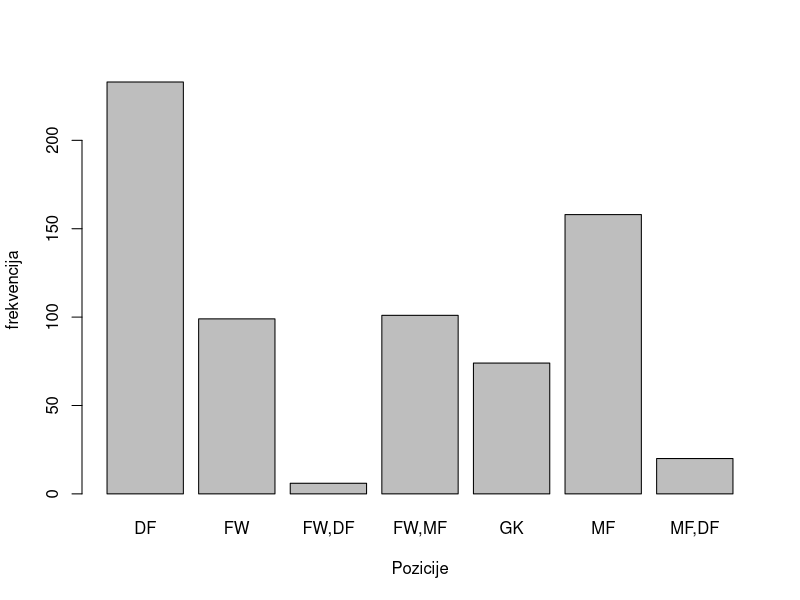
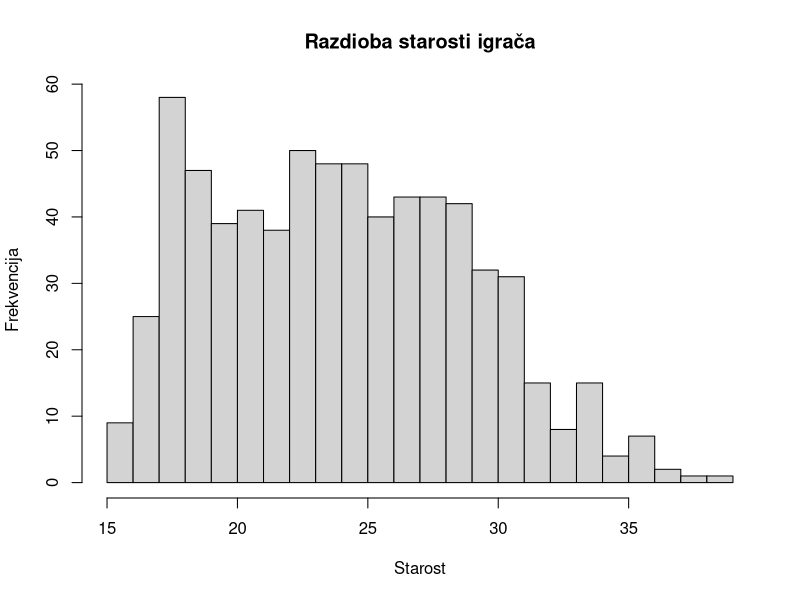

R code for these plots, in order:
## ---- chunk 1
knitr::opts_chunk$set(echo = TRUE)
library(base)
library(dbplyr)
library(data.table)
library(datasets)
library(magrittr)
library(tidyr)
library(dplyr)
library(readr)
library(stringr)
library(lubridate)
## ---- chunk 2
nogometasi <- read.csv('dataset.csv', encoding = "UTF-8")
nogometasi$Nation <- str_sub(nogometasi$Nation, -3)
head(nogometasi)
str(nogometasi)
## ---- chunk 3
#utf-8 encoding
#imena <- c("Halil Dervişoğlu", "Michał Karbownik", "Matěj Vydra", "Mateo Kovačić",  "Luka Milivojević", "Asmir Begović", "Çağlar Söyüncü", "Eldin Jakupović", "İlkay Gündoğan", "Nemanja Matić", "Przemysław Płacheta", "Łukasz Fabiański", "Tomáš Souček", "Nikola Vlašić")



#ako nema elegantnijeg nacina nek ovo ostane

nogometasi$Player[nogometasi$Player == "Halil Dervi?o?lu"] <- "Halil Dervişoğlu"
nogometasi$Player[nogometasi$Player == "?lkay Gündo?an"] <- "İlkay Gündoğan"
nogometasi$Player[nogometasi$Player == "?ukasz Fabia?ski"] <- "Łukasz Fabiański"
nogometasi$Player[nogometasi$Player == "Asmir Begovi?"] <- "Asmir Begović"
nogometasi$Player[nogometasi$Player == "Ça?lar Söyüncü"] <- "Çağlar Söyüncü"
nogometasi$Player[nogometasi$Player == "Eldin Jakupovi?"] <- "Eldin Jakupović"
nogometasi$Player[nogometasi$Player == "Luka Milivojevi?"] <- "Luka Milivojević"
nogometasi$Player[nogometasi$Player == "Mat?j Vydra"] <- "Matěj Vydra"
nogometasi$Player[nogometasi$Player == "Mateo Kova?i?"] <- "Mateo Kovačić"
nogometasi$Player[nogometasi$Player == "Micha? Karbownik"] <- "Michał Karbownik"
nogometasi$Player[nogometasi$Player == "Nemanja Mati?"] <- "Nemanja Matić"
nogometasi$Player[nogometasi$Player == "Nikola Vla\u009ai?"] <- "Nikola Vlašić"
nogometasi$Player[nogometasi$Player == "Przemys?aw P?acheta"] <- "Przemysław Płacheta"
nogometasi$Player[nogometasi$Player == "Tomá\u009a Sou?ek"] <- "Tomáš Souček"



## ---- chunk 4
klubovi <- nogometasi$Team %>% unique()
najbolji_strijelci <- slice_max(nogometasi, Gls, n=5) %>% select(Player, Team, Gls, Gls.1) %>% rename("Gls per 90 min" = "Gls.1")
najbolji_asistenti <- slice_max(nogometasi, Ast, n=5) %>% select(Player, Team, Ast, Ast.1) %>% rename("Ast per 90 min" = "Ast.1")
## ---- chunk 5
#as_tibble(klubovi)
klubovi
#cat('Preko rownames mozda nastimati da ne pise "value" + odluciti jel bi ispisali preko tibble-a ili obicno')
## ---- chunk 6
najbolji_strijelci
## ---- chunk 7
najbolji_asistenti
## ---- chunk 8
table(factor(nogometasi$Pos)) %>% sort()
samoVezni <- nogometasi %>% filter(Pos == "MF")
samoNapadaci <- nogometasi %>% filter(Pos == "FW")
samoObrambeni <- nogometasi %>% filter(Pos == "DF")
golmani <- nogometasi %>% filter(Pos == "GK")
vezniNapadaci <- nogometasi %>% filter(Pos == "MF,FW" | Pos == "FW,MF")
vezniObrambeni <- nogometasi %>% filter(Pos == "MF,DF" | Pos == "DF,MF")
obrambeniNapadaci <- nogometasi %>% filter(Pos == "DF,FW" | Pos == "FW,DF")
nrow(samoVezni)
nrow(samoObrambeni)
nrow(samoNapadaci)
nrow(vezniNapadaci)
nrow(vezniObrambeni)
nrow(obrambeniNapadaci)
nrow(golmani)
## ---- chunk 9
nogometasi %>% select(Pos) %>% summarise(uniPos = ifelse(Pos == "DF,FW", "FW,DF", ifelse(Pos == "MF,FW", "FW,MF", ifelse(Pos == "DF,MF", "MF,DF", Pos)))) %>% arrange(uniPos) -> popravak
barplot(table(popravak), xlab = "Pozicije", ylab = "frekvencija")
## ---- chunk 10
distrStarosti <- hist(nogometasi$Age,
                      breaks = 20,
                      main="Razdioba starosti igrača",
                      xlab="Starost",
                      ylab='Frekvencija'
                      )
## ---- chunk 11
mladi <- nogometasi %>% filter(Age < 25)
nrow(mladi)
stari <- nogometasi %>% filter(Age >= 25)
nrow(stari)
## ---- chunk 12

## ---- chunk 13

## ---- chunk 14

## ---- chunk 15
